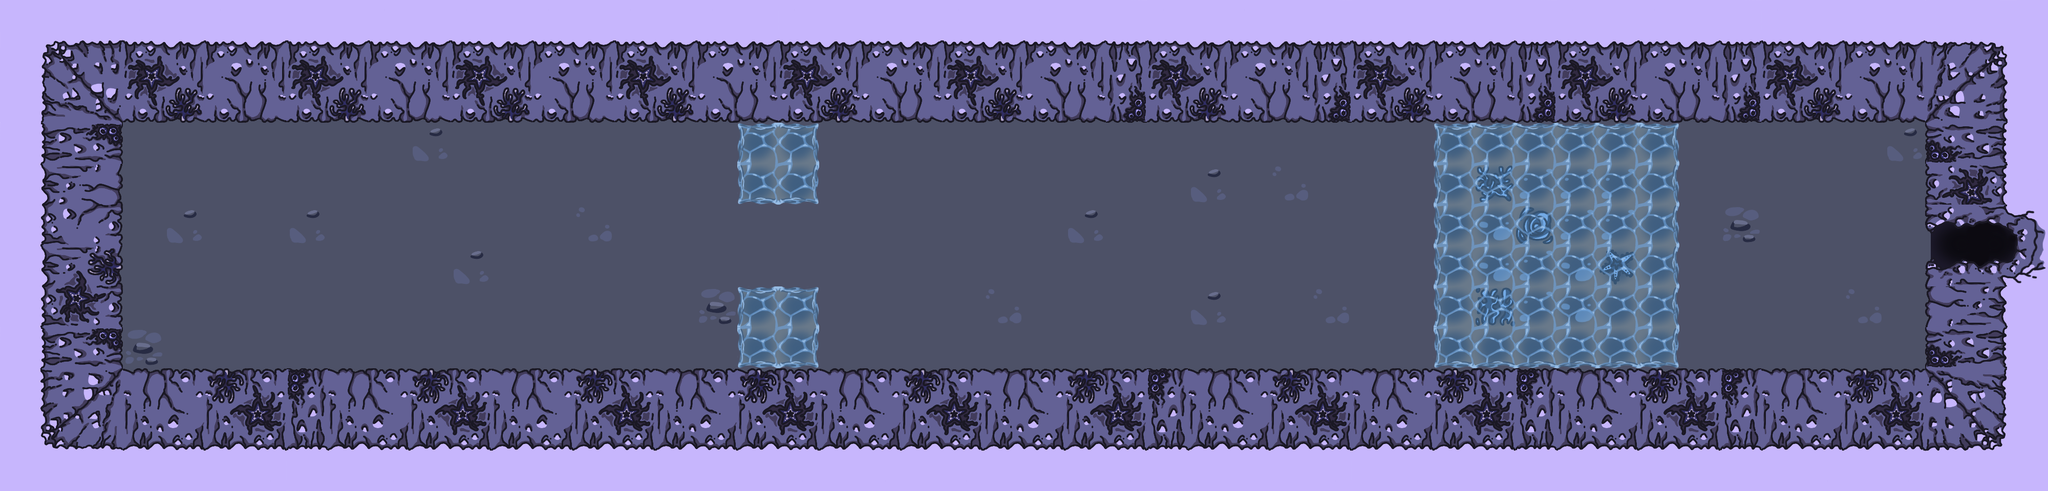

A level layout from a 2D game, rendered from its tile map. Below: a short description, then the map file with tile-grid data replaced by summaries:
An orthogonal 50x12 tile map with 80x80 px tiles, 4 tile layers (ColisionAlma, Floor, ColisionCuerpo, Walls), 5 tilesets and 1 object.

<map version="1.2" tiledversion="1.3.5" orientation="orthogonal" renderorder="right-down" width="50" height="12" tilewidth="80" tileheight="80" infinite="0" nextlayerid="7" nextobjectid="1">
 <tileset firstgid="1" name="Map1_tilesheet" tilewidth="80" tileheight="80" tilecount="28" columns="7">
  <image source="../Art/Dungeon Sprites/Map1_tilesheet.png" width="560" height="320" />
 </tileset>
 <tileset firstgid="29" name="Wall" tilewidth="80" tileheight="80" tilecount="1" columns="1">
  <image source="../Art/Dungeon Sprites/Wall.png" width="80" height="80" />
  <tile id="0">
   <objectgroup draworder="index" id="2">
    <object id="1" x="0.125" y="-0.125" width="80" height="80.375" />
   </objectgroup>
  </tile>
 </tileset>
 <tileset firstgid="30" name="WaterSpritesheet" tilewidth="80" tileheight="80" tilecount="24" columns="24">
  <image source="../Art/Dungeon Sprites/WaterSpritesheet.png" width="1920" height="80" />
 </tileset>
 <tileset firstgid="54" source="Puerta1Actualizada.tsx" />
 <tileset firstgid="60" name="WaterAgainSpritesheet" tilewidth="80" tileheight="80" tilecount="9" columns="3">
  <image source="../Art/Dungeon Sprites/WaterAgainSpritesheet.png" width="240" height="240" />
 </tileset>
 <layer id="3" name="ColisionAlma" width="50" height="12">
  <data>[600 cells, 336 non-empty, 1 distinct tile ids]</data>
 </layer>
 <layer id="2" name="Floor" width="50" height="12">
  <data>[600 cells, 600 non-empty, 19 distinct tile ids]</data>
 </layer>
 <layer id="4" name="ColisionCuerpo" width="50" height="12">
  <data>[600 cells, 8 non-empty, 1 distinct tile ids]</data>
 </layer>
 <layer id="5" name="Walls" width="50" height="12">
  <data>[600 cells, 344 non-empty, 34 distinct tile ids]</data>
 </layer>
</map>